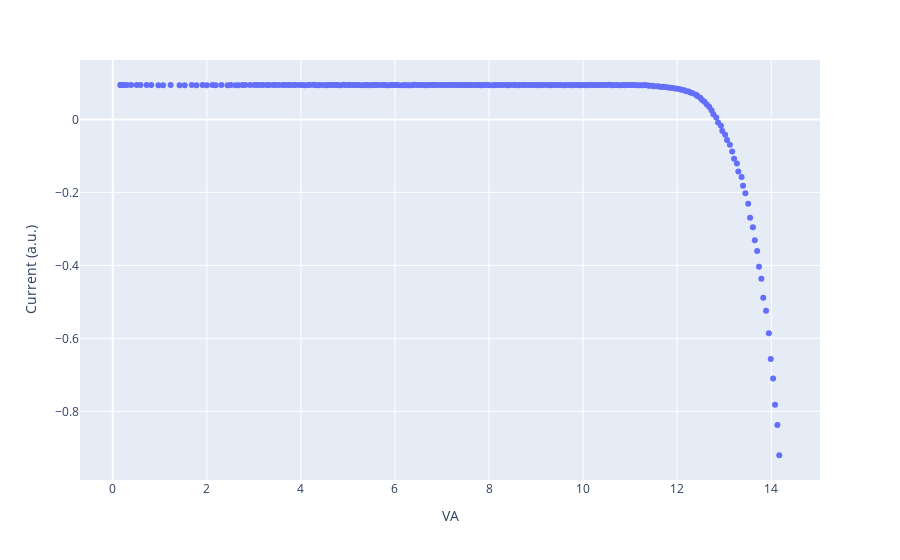

Notebook code cell kept with this figure:
### Markdown cell above
**Plotting**

### Code cell
fig50 = px.scatter(dft50,x='VA',y='Current (a.u.)')
fig70 = px.scatter(dft70,x='VA',y='Current (a.u.)')
fig90 = px.scatter(dft90,x='VA',y='Current (a.u.)')

fig90

### Figure 1 — Plotly figure (JSON) as saved in the notebook; plotly's stock layout.template omitted (floating-point values rounded to 4 significant figures; data arrays with more than 128 entries replaced by an {"elided": "..."} marker saying what was removed)
{"data": [{"hovertemplate": "VA=%{x}<br>Current (a.u.)=%{y}<extra></extra>", "legendgroup": "", "marker": {"color": "#636efa", "symbol": "circle"}, "mode": "markers", "name": "", "orientation": "v", "showlegend": false, "type": "scatter", "x": {"elided": "256 float values"}, "xaxis": "x", "y": {"elided": "256 float values"}, "yaxis": "y"}], "layout": {"legend": {"tracegroupgap": 0}, "margin": {"t": 60}, "xaxis": {"anchor": "y", "domain": [0, 1], "title": {"text": "VA"}}, "yaxis": {"anchor": "x", "domain": [0, 1], "title": {"text": "Current (a.u.)"}}}}
